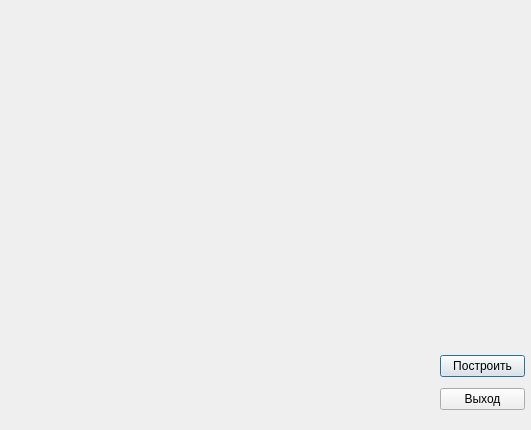
<?xml version="1.0" encoding="UTF-8"?>
<ui version="4.0">
 <class>Histogramm</class>
 <widget class="QDialog" name="Histogramm">
  <property name="geometry">
   <rect>
    <x>0</x>
    <y>0</y>
    <width>531</width>
    <height>430</height>
   </rect>
  </property>
  <property name="windowTitle">
   <string>Dialog</string>
  </property>
  <widget class="QWidget" name="layoutWidget">
   <property name="geometry">
    <rect>
     <x>440</x>
     <y>350</y>
     <width>85</width>
     <height>67</height>
    </rect>
   </property>
   <layout class="QVBoxLayout" name="verticalLayout">
    <item>
     <widget class="QPushButton" name="HistogrammButton">
      <property name="text">
       <string>Построить</string>
      </property>
     </widget>
    </item>
    <item>
     <widget class="QPushButton" name="ExitButton">
      <property name="text">
       <string>Выход</string>
      </property>
     </widget>
    </item>
   </layout>
  </widget>
  <widget class="QWidget" name="verticalLayoutWidget">
   <property name="geometry">
    <rect>
     <x>300</x>
     <y>440</y>
     <width>160</width>
     <height>80</height>
    </rect>
   </property>
   <layout class="QVBoxLayout" name="verticalLayout_2"/>
  </widget>
  <widget class="QWidget" name="verticalLayoutWidget_2">
   <property name="geometry">
    <rect>
     <x>10</x>
     <y>10</y>
     <width>421</width>
     <height>411</height>
    </rect>
   </property>
   <layout class="QVBoxLayout" name="ChartLayout"/>
  </widget>
 </widget>
 <resources/>
 <connections>
  <connection>
   <sender>ExitButton</sender>
   <signal>clicked(bool)</signal>
   <receiver>Histogramm</receiver>
   <slot>close()</slot>
   <hints>
    <hint type="sourcelabel">
     <x>483</x>
     <y>399</y>
    </hint>
    <hint type="destinationlabel">
     <x>265</x>
     <y>214</y>
    </hint>
   </hints>
  </connection>
 </connections>
</ui>
